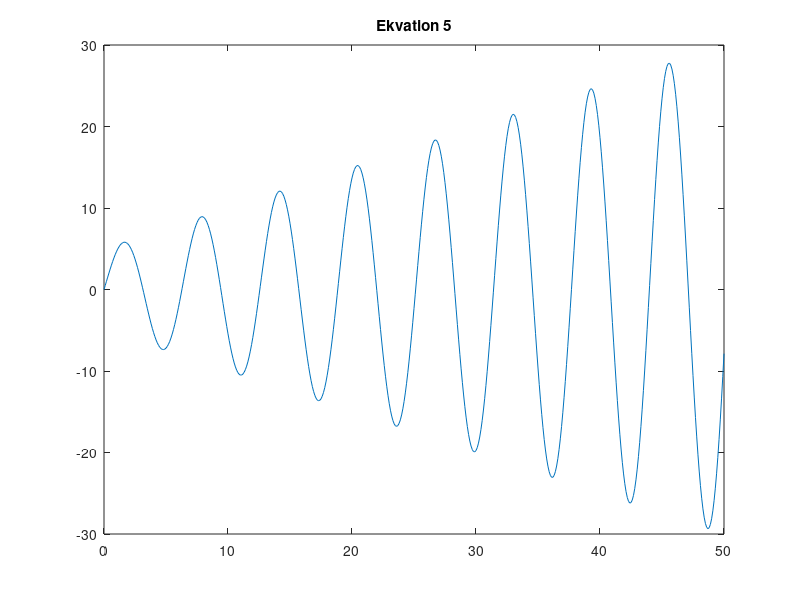

MATLAB code to generate this figure:
A = 5;
b = 1;
c = 0;
m = 1;
v0 = 1;
v = v0;
delta = 0;
fi = 0;
t = 0:0.1:50;

ekvation5 = ((b./(2.*m.*v0))*t.*sin(v0*t)) + (A.*sin(v0.*t + delta));
plot(t,ekvation5)
title('Ekvation 5');